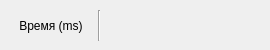
            <widget class="QWidget" name="tab_action">
             <attribute name="title">
              <string>Время выполнения</string>
             </attribute>
             <widget class="QWidget" name="horizontalLayoutWidget_6">
              <property name="geometry">
               <rect>
                <x>10</x>
                <y>10</y>
                <width>251</width>
                <height>31</height>
               </rect>
              </property>
              <layout class="QHBoxLayout" name="horizontalLayout_5">
               <item>
                <widget class="QLabel" name="label_time_2">
                 <property name="minimumSize">
                  <size>
                   <width>80</width>
                   <height>0</height>
                  </size>
                 </property>
                 <property name="maximumSize">
                  <size>
                   <width>60</width>
                   <height>16777215</height>
                  </size>
                 </property>
                 <property name="text">
                  <string>Время (ms)</string>
                 </property>
                 <property name="alignment">
                  <set>Qt::AlignCenter</set>
                 </property>
                </widget>
               </item>
               <item>
                <widget class="Line" name="line_8">
                 <property name="orientation">
                  <enum>Qt::Vertical</enum>
                 </property>
                </widget>
               </item>
               <item>
                <widget class="QLabel" name="label_time_action">
                 <property name="minimumSize">
                  <size>
                   <width>150</width>
                   <height>0</height>
                  </size>
                 </property>
                 <property name="maximumSize">
                  <size>
                   <width>150</width>
                   <height>16777215</height>
                  </size>
                 </property>
                 <property name="statusTip">
                  <string/>
                 </property>
                 <property name="styleSheet">
                  <string notr="true"/>
                 </property>
                 <property name="text">
                  <string/>
                 </property>
                </widget>
               </item>
              </layout>
             </widget>
            </widget>
